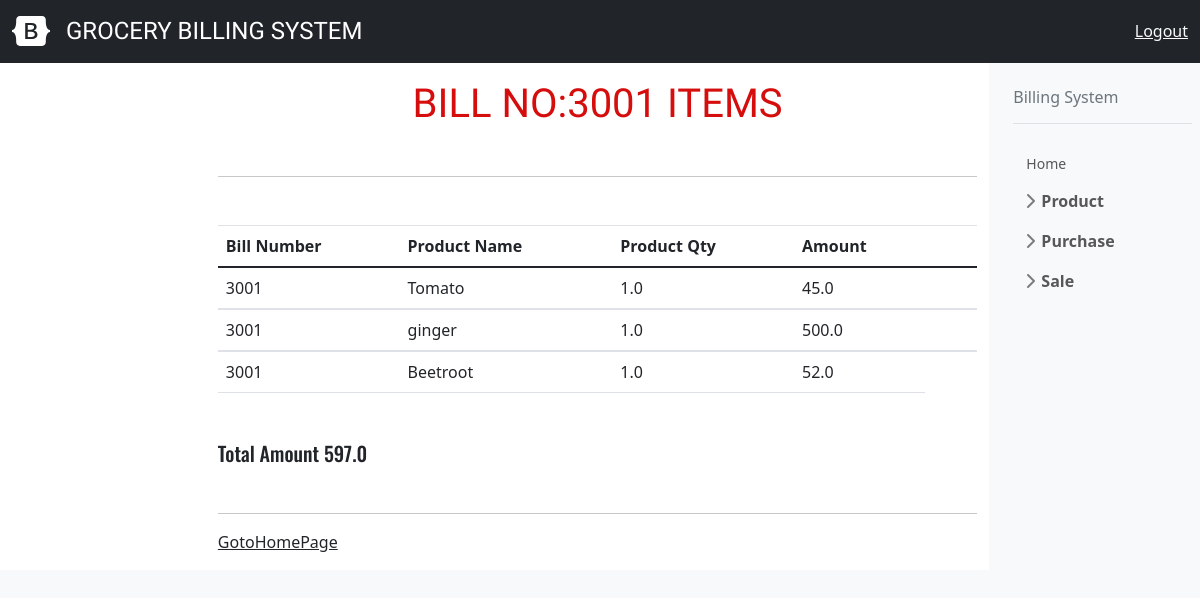
Page /viewbillitems/40 on the earlier database version.
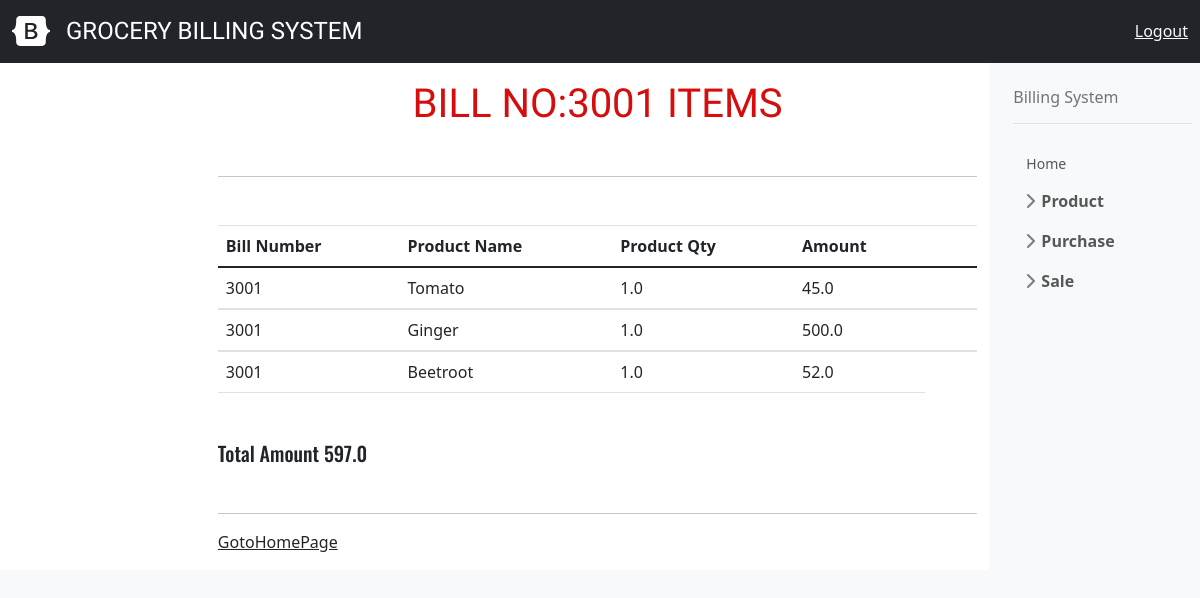
Same page on the later database version.
### billing/models.py (models this page shows, shortened)
class OrderLines(models.Model):
    bill_number=models.ForeignKey(Order,on_delete=models.CASCADE)
    product_name=models.ForeignKey(Product,on_delete=models.CASCADE)
    product_qty=models.FloatField()
    amount=models.FloatField()

class Product(models.Model):
    product_name=models.CharField(max_length=120,unique=True)
    def __str__(self):
        return self.product_name

class Order(models.Model):
    billnumber=models.CharField(max_length=10,unique=True)
    bill_date=models.DateField(auto_now=True)
    customer_name=models.CharField(max_length=60)
    phone_number=models.CharField(max_length=12)
    bill_total=models.FloatField(default=0)
    def __str__(self):
        return self.billnumber

### billing/views.py (the view)
# urls.py: path("viewbillitems/<int:billno>",ViewBillItems.as_view(),name="billitems"),
class ViewBillItems(TemplateView):
    model=Order
    template_name = "billing/bill_view.html"
    context={}
    def get_object(self,id):
        return self.model.objects.get(id=id)
    def get(self, request, *args, **kwargs):
        billnum=self.get_object(kwargs.get("billno"))
        self.context["billno"]=billnum
        billitems=OrderLines.objects.filter(bill_number=billnum)
        self.context["billitems"]=billitems
        return render(request, self.template_name, self.context)

### billing/templates/billing/bill_view.html
<!DOCTYPE html>
{% extends 'billing/index.html' %}
    {% block body_block %}
<h1>Bill No:{{billno.billnumber}} Items</h1>
<hr>
<table class="table">
    <thead>
        <tr>
            <th><b>Bill Number</b></th>
            <th><b>Product Name</b></th>
            <th><b>Product Qty</b></th>
            <th><b>Amount</b></th>
            <th><b></b></th>
            <th><b></b></th>
        </tr>
    </thead>
        {% for items in billitems %}
    <tbody>
        <tr>
            <td>
            {{items.bill_number}}
            </td>
            <td>
            {{items.product_name}}
            </td>
            <td>
            {{items.product_qty}}
            </td>
            <td>
            {{items.amount}}
            </td>
        </tr>
    </tbody>
    {% endfor %}
</table>
<h2>Total Amount {{billno.bill_total}}</h2>
<hr>
<td><a href="{% url 'page' %}" class="link-dark">GotoHomePage</a></td>
{% endblock %}

Differences in the rows shown:
changed through a linked row, OrderLines: product_name "ginger" → "Ginger"
